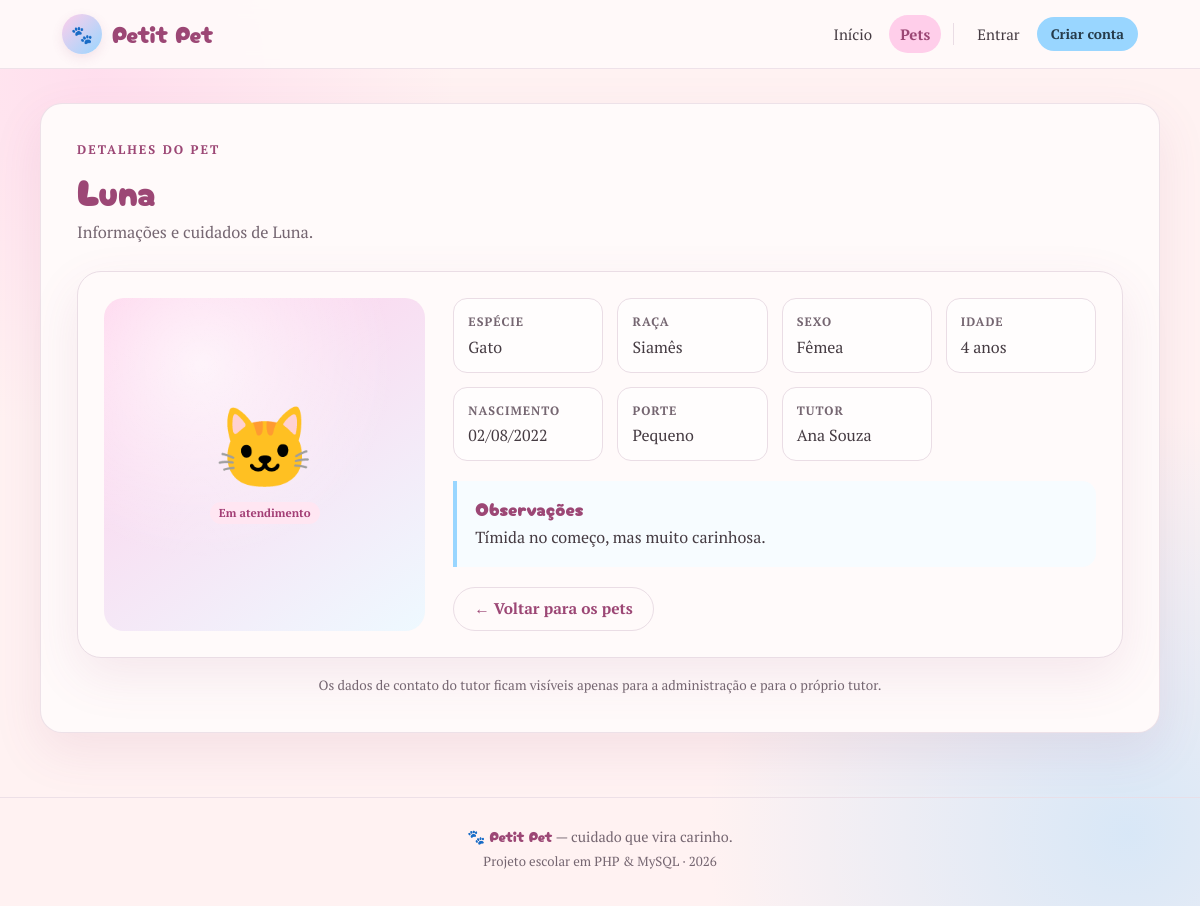
/pet.php?id=2, run on the app's committed database.
### tables this page shows
CREATE TABLE IF NOT EXISTS pets (
    id INT UNSIGNED NOT NULL AUTO_INCREMENT,
    usuario_id INT DEFAULT NULL,
    nome VARCHAR(100) NOT NULL,
    especie VARCHAR(50) NOT NULL,
    raca VARCHAR(80) DEFAULT NULL,
    sexo ENUM('macho', 'femea', 'nao_informado') NOT NULL DEFAULT 'nao_informado',
    data_nascimento DATE DEFAULT NULL,
    porte ENUM('pequeno', 'medio', 'grande') DEFAULT NULL,
    tutor_nome VARCHAR(100) DEFAULT NULL,
    tutor_telefone VARCHAR(30) DEFAULT NULL,
    observacoes TEXT DEFAULT NULL,
    status ENUM('disponivel', 'em_atendimento') NOT NULL DEFAULT 'disponivel',
    criado_em TIMESTAMP NOT NULL DEFAULT CURRENT_TIMESTAMP,
    atualizado_em TIMESTAMP NOT NULL DEFAULT CURRENT_TIMESTAMP ON UPDATE CURRENT_TIMESTAMP,
    PRIMARY KEY (id),
    KEY idx_pets_nome (nome),
    KEY idx_pets_status (status),
    KEY idx_pets_especie (especie),
    KEY idx_pets_usuario (usuario_id),
    CONSTRAINT fk_pets_usuario
        FOREIGN KEY (usuario_id) REFERENCES usuarios (id)
        ON DELETE SET NULL
        ON UPDATE CASCADE
);

### conexao.php (called while the page is built, shortened)
<?php
function db(): mysqli
{
    static $conexao = null;
    try {
        $conexao = new mysqli(DB_HOST, DB_USUARIO, DB_SENHA, DB_NOME);
        $conexao->set_charset(DB_CHARSET);
    } catch (mysqli_sql_exception $erro) {
        error_log('[Petit Pet] Falha ao conectar no banco: ' . $erro->getMessage());
        http_response_code(500);
        exit('Não foi possível conectar ao banco de dados. Confira a configuração e tente novamente.');
    }
    return $conexao;
}

### includes/pets.php (called while the page is built, shortened)
<?php
function buscar_pet(int $id): ?array
{
    $stmt = db()->prepare(
        'SELECT p.*, u.nome AS cliente_nome, u.email AS cliente_email
         FROM pets p
         LEFT JOIN usuarios u ON u.id = p.usuario_id
         WHERE p.id = ? LIMIT 1'
    );
    $stmt->bind_param('i', $id);
    $stmt->execute();
    $pet = $stmt->get_result()->fetch_assoc();
    return $pet ?: null;
}

### includes/funcoes.php (called while the page is built, shortened)
<?php
function e(mixed $valor): string
{
    return htmlspecialchars((string) $valor, ENT_QUOTES, 'UTF-8');
}
function rotulo_status(string $status): string
{
    return match ($status) {
        'disponivel' => 'Disponível',
        'em_atendimento' => 'Em atendimento',
        default => 'Não informado',
    };
}
function classe_status(string $status): string
{
    return $status === 'em_atendimento' ? 'badge-atendimento' : 'badge-disponivel';
}
function rotulo_sexo(string $sexo): string
{
    return match ($sexo) {
        'macho' => 'Macho',
        'femea' => 'Fêmea',
        default => 'Não informado',
    };
}
function rotulo_porte(?string $porte): string
{
    return match ($porte) {
        'pequeno' => 'Pequeno',
        'medio' => 'Médio',
        'grande' => 'Grande',
        default => 'Não informado',
    };
}
function emoji_especie(?string $especie): string
{
    $especie = strtolower((string) $especie);
    return match (true) {
        str_contains($especie, 'gato') => '🐱',
        str_contains($especie, 'cachorro') || str_contains($especie, 'cão') => '🐶',
        str_contains($especie, 'coelho') => '🐰',
        str_contains($especie, 'ave') || str_contains($especie, 'pássaro') => '🐦',
        str_contains($especie, 'hamster') => '🐹',
        default => '🐾',
    };
}
function idade_pet(?string $dataNascimento): string
{
    try {
        $nascimento = new DateTimeImmutable($dataNascimento);
        $hoje = new DateTimeImmutable('today');
    } catch (Exception) {
        return 'Idade não informada';
    }
    $diferenca = $nascimento->diff($hoje);
    if ($diferenca->y > 0) {
        return $diferenca->y . ($diferenca->y === 1 ? ' ano' : ' anos');
    }
    return $diferenca->d . ($diferenca->d === 1 ? ' dia' : ' dias');
}
function formatar_data(?string $data): string
{
    try {
        return (new DateTimeImmutable($data))->format('d/m/Y');
    } catch (Exception) {
        return '—';
    }
}

### includes/bootstrap.php (called while the page is built, shortened)
<?php
require_once __DIR__ . '/../conexao.php';
require_once __DIR__ . '/funcoes.php';
require_once __DIR__ . '/pets.php';
function usuario_logado(): bool
{
    return isset($_SESSION['usuario_id']);
}
function eh_admin(): bool
{
    return usuario_logado() && usuario_perfil() === 'admin';
}

### pet.php (the view, shortened to what this page needs)
<?php
require_once __DIR__ . '/includes/bootstrap.php';
$id = filter_input(INPUT_GET, 'id', FILTER_VALIDATE_INT);
try {
    $pet = buscar_pet((int) $id);
} catch (Throwable $erro) {
    error_log('[Petit Pet] Falha ao consultar pet: ' . $erro->getMessage());
    flash('erro', 'Não foi possível consultar o pet agora.');
    redirecionar('pets.php');
}
$souTutor = usuario_logado() && !eh_admin() && pet_pertence_ao_usuario($pet, (int) usuario_id());
$podeVerContato = eh_admin() || $souTutor;
$tutorExibicao = (string) ($pet['tutor_nome'] ?? '');
require __DIR__ . '/includes/layout/header.php';
?>
<article class="detalhe-pet">
    <div class="detalhe-foto">
        <span class="detalhe-emoji" aria-hidden="true"><?= emoji_especie($pet['especie']) ?></span>
        <span class="selo <?= e(classe_status((string) $pet['status'])) ?>">
            <?= e(rotulo_status((string) $pet['status'])) ?>
        </span>
    </div>
    <div class="detalhe-conteudo">
        <dl class="detalhe-lista">
            <div>
                <dt>Espécie</dt>
                <dd><?= e($pet['especie']) ?></dd>
            </div>
            <div>
                <dt>Raça</dt>
                <dd><?= e($pet['raca'] ?: 'Não informada') ?></dd>
            </div>
            <div>
                <dt>Sexo</dt>
                <dd><?= e(rotulo_sexo((string) $pet['sexo'])) ?></dd>
            </div>
            <div>
                <dt>Idade</dt>
                <dd><?= e(idade_pet($pet['data_nascimento'] ?? null)) ?></dd>
            </div>
            <div>
                <dt>Nascimento</dt>
                <dd><?= e(formatar_data($pet['data_nascimento'] ?? null)) ?></dd>
            </div>
            <div>
                <dt>Porte</dt>
                <dd><?= e(rotulo_porte($pet['porte'] ?? null)) ?></dd>
            </div>
            <div>
                <dt>Tutor</dt>
                <dd><?= e($tutorExibicao !== '' ? $tutorExibicao : 'Não informado') ?></dd>
            </div>
        </dl>
        <div class="detalhe-observacoes">
            <h2>Observações</h2>
            <p><?= nl2br(e($pet['observacoes'] ?: 'Nenhuma observação registrada.')) ?></p>
        </div>
        <div class="detalhe-acoes">
            <a class="btn btn-contorno" href="pets.php">← Voltar para os pets</a>
        </div>
    </div>
</article>
<?php if (!$podeVerContato): ?>
    <p class="nota-privacidade">
        Os dados de contato do tutor ficam visíveis apenas para a administração e para o próprio tutor.
    </p>
<?php endif; ?>
<?php require __DIR__ . '/includes/layout/footer.php'; ?>

### assets/css/style.css (style rules this page uses)
:root { --pink: #ffceea; --blue: #99d6ff; --off-white: #fff2f2; --surface: #fffafa; --blue-hover: #68b9ed; --pink-hover: #ffb9df; --pink-dark: #9c4775; --pink-soft: #ffe4f3; --text: #453b42; --muted: #756671; --border: #eadde5; --danger: #b94141; --danger-soft: #fff0ed; --success: #2f7a55; --success-soft: #eefaf2; --radius: 22px; --shadow: 0 18px 50px rgba(156, 71, 117, 0.10); --shadow-suave: 0 8px 24px rgba(156, 71, 117, 0.07); }
* { margin: 0; padding: 0; box-sizing: border-box; }
html { scroll-behavior: smooth; }
body { min-height: 100vh; background: radial-gradient(circle at 8% 8%, rgba(255, 206, 234, 0.55), transparent 26%), radial-gradient(circle at 94% 92%, rgba(153, 214, 255, 0.38), transparent 30%), var(--off-white); color: var(--text); font-family: 'PT Serif', Georgia, serif; font-size: 1rem; line-height: 1.65; -webkit-font-smoothing: antialiased; }
h1, h2, h3, h4, h5, h6 { color: var(--pink-dark); font-family: 'Cherry Bomb One', cursive; font-weight: 400; letter-spacing: 0.2px; line-height: 1.25; }
h2 { font-size: clamp(1.35rem, 3vw, 1.75rem); }
p { margin: 0; }
a { color: var(--pink-dark); text-decoration-thickness: 1px; text-underline-offset: 3px; }
.btn { display: inline-flex; min-height: 44px; align-items: center; justify-content: center; padding: 10px 20px; border: 1px solid transparent; border-radius: 999px; background: var(--blue); color: #263b4a; font: inherit; font-size: 0.97rem; font-weight: 700; line-height: 1.2; text-align: center; text-decoration: none; cursor: pointer; transition: background-color 0.2s, transform 0.2s, box-shadow 0.2s, border-color 0.2s; }
.btn-contorno { border-color: var(--border); background: var(--surface); color: var(--pink-dark); }
.selo { display: inline-flex; padding: 3px 9px; align-items: center; border-radius: 999px; font-size: 0.72rem; font-weight: 700; line-height: 1.4; white-space: nowrap; }
.badge-atendimento, .selo-atendimento { background: #ffe6f2; color: #a33e75; }
.detalhe-pet { display: grid; padding: 26px; grid-template-columns: minmax(220px, 0.8fr) minmax(0, 1.6fr); gap: 28px; border: 1px solid var(--border); border-radius: 24px; background: var(--surface); box-shadow: var(--shadow); }
.detalhe-foto { display: flex; min-height: 250px; padding: 24px; align-items: center; justify-content: center; flex-direction: column; gap: 16px; border-radius: 20px; background: radial-gradient(circle at 30% 20%, rgba(255, 255, 255, 0.7), transparent 55%), linear-gradient(145deg, var(--pink), #eef9ff); }
.detalhe-emoji { font-size: 5rem; line-height: 1; }
.detalhe-lista { display: grid; margin-bottom: 20px; grid-template-columns: repeat(auto-fit, minmax(150px, 1fr)); gap: 14px; }
.detalhe-lista div { padding: 12px 14px; border: 1px solid var(--border); border-radius: 14px; background: rgba(255, 255, 255, 0.6); }
.detalhe-lista dt { color: var(--muted); font-size: 0.76rem; font-weight: 700; letter-spacing: 0.08em; text-transform: uppercase; }
.detalhe-lista dd { margin-top: 2px; overflow-wrap: anywhere; }
.detalhe-observacoes { padding: 16px 18px; border-left: 4px solid var(--blue); border-radius: 0 14px 14px 0; background: #f7fcff; }
.detalhe-observacoes h2 { margin-bottom: 4px; font-size: 1.15rem; }
.detalhe-observacoes p { color: var(--text); overflow-wrap: anywhere; }
.detalhe-acoes { display: flex; margin-top: 20px; flex-wrap: wrap; gap: 10px; }
.nota-privacidade { margin-top: 16px; color: var(--muted); font-size: 0.84rem; text-align: center; }

### data on the page
pets: especie "🐱", status "Em atendimento", especie "Gato", raca "Siamês", sexo "Fêmea", data_nascimento "4 anos", data_nascimento "02/08/2022", porte "Pequeno", tutor_nome "Ana Souza", observacoes "Tímida no começo, mas muito carinhosa."

### other printed values
$eyebrow "DETALHES DO PET"
$titulo "Luna"
$subtitulo "Informações e cuidados de Luna."
APP_ANO "2026"
